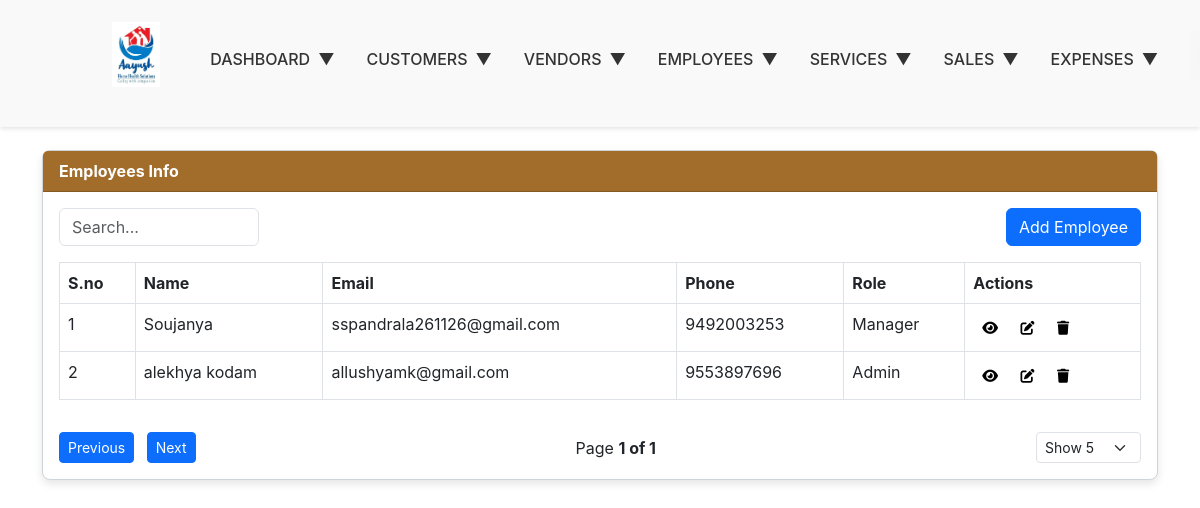
Screenshot of /Employee-Master/manage_employee.php with the database file from the repository.
### tables this page shows
CREATE TABLE `emp_info` (
  `id` int(11) NOT NULL,
  `name` varchar(150) NOT NULL,
  `dob` date NOT NULL,
  `gender` varchar(150) NOT NULL,
  `phone` varchar(250) NOT NULL,
  `email` varchar(250) NOT NULL,
  `role` varchar(150) NOT NULL,
  `qualification` varchar(150) NOT NULL,
  `experience` varchar(150) NOT NULL,
  `doj` date NOT NULL,
  `aadhar` varchar(150) NOT NULL,
  `police_verification` varchar(150) NOT NULL,
  `daily_rate` decimal(50,0) NOT NULL,
  `status` varchar(150) NOT NULL,
  `termination_date` date NOT NULL,
  `document` varchar(255) NOT NULL,
  `bank_name` varchar(150) NOT NULL,
  `bank_account_no` varchar(150) NOT NULL,
  `ifsc_code` varchar(150) NOT NULL,
  `address` text NOT NULL
);

### Employee-Master/manage_employee.php (the view, shortened to what this page needs)
<?php
include('../config.php');
$query = "SELECT * FROM emp_info ORDER BY id DESC";
$result = $conn->query($query);
?>
<!DOCTYPE html>
<html lang="en">
<head>
  <link href="https://cdn.jsdelivr.net/npm/bootstrap@5.3.0/dist/css/bootstrap.min.css" rel="stylesheet">
  <link href="https://cdnjs.cloudflare.com/ajax/libs/font-awesome/6.0.0/css/all.min.css" rel="stylesheet">
   <link rel="stylesheet" href="../assets/css/style.css">
</head>
<body>
<?php include('../navbar.php'); ?>
  <div class="container mt-7">
    <div class="dataTable_card card">
      <div class="card-header">Employees Info</div>
      <div class="card-body">
        <div class="dataTable_search mb-3 d-flex align-items-center">
  <input type="text" class="form-control me-2" id="globalSearch" placeholder="Search...">
  <a href="emp-form.php" class="btn btn-primary ms-auto">Add Employee</a>
</div>
        <div class="table-responsive">
         <table class="table table-bordered">
            <thead>
              <tr>
                <th>S.no</th>
                <th>Name</th>
                <th>Email</th>
                <th>Phone</th>
                <th>Role</th>
                <th>Actions</th>
              </tr>
            </thead>
            <tbody>
              <?php $i = 1; while ($row = $result->fetch_assoc()): ?>
                <tr>
                  <td><?= $i++; ?></td>
                  <td><?= htmlspecialchars($row['name']); ?></td>
                  <td><?= htmlspecialchars($row['email']); ?></td>
                  <td><?= htmlspecialchars($row['phone']); ?></td>
                  <td><?= ucfirst(htmlspecialchars($row['role'])); ?></td>
                  <td>
                    <a href="#" class="btn btn-sm view-btn" style="color: black;" data-id="<?php echo $row['id']; ?>" title="View">
                        <i class="fas fa-eye"></i>
                    </a>
                    <a href="emp-edit.php?id=<?= $row['id']; ?>" class="btn btn-sm" style="color: black;" title="Edit">
                        <i class="fas fa-edit"></i>
                    </a>
                    <a href="javascript:void(0)" onclick="confirmDeletion(<?= $row['id']; ?>)" class="btn btn-sm" style="color: black;" title="Delete">
                        <i class="fas fa-trash"></i>
                    </a>
                  </td>
                </tr>
              <?php endwhile; ?>
            </tbody>
          </table>
        </div>
        <div class="d-flex align-items-center justify-content-between mt-3">
          <div>
            <button id="previousPage" class="btn btn-sm btn-primary me-2">Previous</button>
            <button id="nextPage" class="btn btn-sm btn-primary">Next</button>
          </div>
          <div class="dataTable_pageInfo">
            Page <strong id="pageInfo">1 of 1</strong>
          </div>
          <div>
            <select id="pageSize" class="form-select form-select-sm">
              <option value="5">Show 5</option>
            </select>
          </div>
        </div>
      </div>
    </div>
  </div>
</body>
</html>

### assets/css/style.css (style rules this page uses)
body { font-family: -apple-system, BlinkMacSystemFont, "Segoe UI", Roboto, "Helvetica Neue", Arial, "Noto Sans", sans-serif, "Apple Color Emoji", "Segoe UI Emoji", "Segoe UI Symbol", "Noto Color Emoji"; margin: 0; padding: 0; }
.container { margin-top: 150px; }
.dataTable_search input { max-width: 200px; }
.dataTable_card { border: 1px solid #ced4da; border-radius: 0.5rem; box-shadow: 0 4px 8px rgba(0, 0, 0, 0.1); }
.dataTable_card .card-header { background-color: #A26D2B; color: white; font-weight: bold; }

### rows the page displays
emp_info: name "Soujanya", email "sspandrala261126@gmail.com", phone "9492003253", role "Manager"
emp_info: name "alekhya kodam", email "allushyamk@gmail.com", phone "9553897696", role "Admin"
